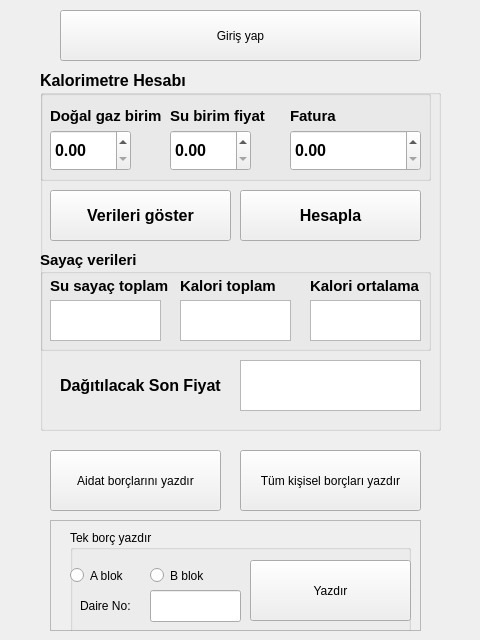
<?xml version="1.0" encoding="UTF-8"?>
<ui version="4.0">
 <class>MainWindow</class>
 <widget class="QWidget" name="MainWindow">
  <property name="geometry">
   <rect>
    <x>0</x>
    <y>0</y>
    <width>480</width>
    <height>640</height>
   </rect>
  </property>
  <property name="windowTitle">
   <string>Form</string>
  </property>
  <widget class="QPushButton" name="tum_borclar_buton">
   <property name="geometry">
    <rect>
     <x>240</x>
     <y>450</y>
     <width>181</width>
     <height>61</height>
    </rect>
   </property>
   <property name="text">
    <string>Tüm kişisel borçları yazdır</string>
   </property>
  </widget>
  <widget class="QPushButton" name="apartman_aidat">
   <property name="geometry">
    <rect>
     <x>50</x>
     <y>450</y>
     <width>171</width>
     <height>61</height>
    </rect>
   </property>
   <property name="text">
    <string>Aidat borçlarını yazdır</string>
   </property>
  </widget>
  <widget class="QFrame" name="frame">
   <property name="geometry">
    <rect>
     <x>50</x>
     <y>520</y>
     <width>371</width>
     <height>111</height>
    </rect>
   </property>
   <property name="frameShape">
    <enum>QFrame::StyledPanel</enum>
   </property>
   <property name="frameShadow">
    <enum>QFrame::Raised</enum>
   </property>
   <widget class="QGroupBox" name="groupBox">
    <property name="geometry">
     <rect>
      <x>20</x>
      <y>10</y>
      <width>341</width>
      <height>111</height>
     </rect>
    </property>
    <property name="title">
     <string>Tek borç yazdır</string>
    </property>
    <widget class="QRadioButton" name="radioA">
     <property name="geometry">
      <rect>
       <x>0</x>
       <y>20</y>
       <width>71</width>
       <height>51</height>
      </rect>
     </property>
     <property name="text">
      <string>A blok</string>
     </property>
    </widget>
    <widget class="QRadioButton" name="radioB">
     <property name="geometry">
      <rect>
       <x>80</x>
       <y>20</y>
       <width>81</width>
       <height>51</height>
      </rect>
     </property>
     <property name="text">
      <string>B blok</string>
     </property>
    </widget>
    <widget class="QPushButton" name="tekil_borc">
     <property name="geometry">
      <rect>
       <x>180</x>
       <y>30</y>
       <width>161</width>
       <height>61</height>
      </rect>
     </property>
     <property name="text">
      <string>Yazdır</string>
     </property>
    </widget>
    <widget class="QLineEdit" name="daire_no">
     <property name="geometry">
      <rect>
       <x>80</x>
       <y>60</y>
       <width>91</width>
       <height>32</height>
      </rect>
     </property>
    </widget>
    <widget class="QLabel" name="label">
     <property name="geometry">
      <rect>
       <x>10</x>
       <y>60</y>
       <width>71</width>
       <height>31</height>
      </rect>
     </property>
     <property name="text">
      <string>Daire No:</string>
     </property>
    </widget>
   </widget>
  </widget>
  <widget class="QPushButton" name="giris">
   <property name="geometry">
    <rect>
     <x>60</x>
     <y>10</y>
     <width>361</width>
     <height>51</height>
    </rect>
   </property>
   <property name="text">
    <string>Giriş yap</string>
   </property>
  </widget>
  <widget class="QGroupBox" name="groupBox_2">
   <property name="geometry">
    <rect>
     <x>40</x>
     <y>70</y>
     <width>401</width>
     <height>361</height>
    </rect>
   </property>
   <property name="font">
    <font>
     <pointsize>12</pointsize>
     <weight>75</weight>
     <bold>true</bold>
    </font>
   </property>
   <property name="title">
    <string>Kalorimetre Hesabı</string>
   </property>
   <widget class="QPushButton" name="kalori_hesap_buton">
    <property name="geometry">
     <rect>
      <x>200</x>
      <y>120</y>
      <width>181</width>
      <height>51</height>
     </rect>
    </property>
    <property name="text">
     <string>Hesapla</string>
    </property>
   </widget>
   <widget class="QPushButton" name="kalori_veri_buton">
    <property name="geometry">
     <rect>
      <x>10</x>
      <y>120</y>
      <width>181</width>
      <height>51</height>
     </rect>
    </property>
    <property name="text">
     <string>Verileri göster</string>
    </property>
   </widget>
   <widget class="QGroupBox" name="groupBox_3">
    <property name="geometry">
     <rect>
      <x>0</x>
      <y>180</y>
      <width>391</width>
      <height>101</height>
     </rect>
    </property>
    <property name="font">
     <font>
      <pointsize>11</pointsize>
      <weight>75</weight>
      <bold>true</bold>
     </font>
    </property>
    <property name="title">
     <string>Sayaç verileri</string>
    </property>
    <widget class="QLabel" name="label_2">
     <property name="geometry">
      <rect>
       <x>10</x>
       <y>20</y>
       <width>121</width>
       <height>31</height>
      </rect>
     </property>
     <property name="text">
      <string>Su sayaç toplam</string>
     </property>
    </widget>
    <widget class="QLabel" name="label_3">
     <property name="geometry">
      <rect>
       <x>140</x>
       <y>20</y>
       <width>111</width>
       <height>31</height>
      </rect>
     </property>
     <property name="font">
      <font>
       <pointsize>11</pointsize>
       <weight>75</weight>
       <bold>true</bold>
      </font>
     </property>
     <property name="text">
      <string>Kalori toplam</string>
     </property>
    </widget>
    <widget class="QLabel" name="label_4">
     <property name="geometry">
      <rect>
       <x>270</x>
       <y>20</y>
       <width>111</width>
       <height>31</height>
      </rect>
     </property>
     <property name="text">
      <string>Kalori ortalama</string>
     </property>
    </widget>
    <widget class="QTextEdit" name="su_toplam_disp">
     <property name="geometry">
      <rect>
       <x>10</x>
       <y>50</y>
       <width>111</width>
       <height>41</height>
      </rect>
     </property>
     <property name="font">
      <font>
       <pointsize>16</pointsize>
      </font>
     </property>
     <property name="readOnly">
      <bool>true</bool>
     </property>
     <property name="acceptRichText">
      <bool>false</bool>
     </property>
    </widget>
    <widget class="QTextEdit" name="kalori_toplam_disp">
     <property name="geometry">
      <rect>
       <x>140</x>
       <y>50</y>
       <width>111</width>
       <height>41</height>
      </rect>
     </property>
     <property name="font">
      <font>
       <pointsize>16</pointsize>
      </font>
     </property>
     <property name="readOnly">
      <bool>true</bool>
     </property>
     <property name="acceptRichText">
      <bool>false</bool>
     </property>
    </widget>
    <widget class="QTextEdit" name="kalori_ortalama_disp">
     <property name="geometry">
      <rect>
       <x>270</x>
       <y>50</y>
       <width>111</width>
       <height>41</height>
      </rect>
     </property>
     <property name="font">
      <font>
       <pointsize>16</pointsize>
      </font>
     </property>
     <property name="readOnly">
      <bool>true</bool>
     </property>
     <property name="acceptRichText">
      <bool>false</bool>
     </property>
    </widget>
   </widget>
   <widget class="QGroupBox" name="groupBox_4">
    <property name="geometry">
     <rect>
      <x>0</x>
      <y>20</y>
      <width>391</width>
      <height>91</height>
     </rect>
    </property>
    <property name="title">
     <string/>
    </property>
    <widget class="QDoubleSpinBox" name="su_birim_in">
     <property name="geometry">
      <rect>
       <x>130</x>
       <y>40</y>
       <width>81</width>
       <height>41</height>
      </rect>
     </property>
     <property name="maximum">
      <double>19.989999999999998</double>
     </property>
    </widget>
    <widget class="QDoubleSpinBox" name="dogalgaz_birim_in">
     <property name="geometry">
      <rect>
       <x>10</x>
       <y>40</y>
       <width>81</width>
       <height>41</height>
      </rect>
     </property>
     <property name="maximum">
      <double>19.989999999999998</double>
     </property>
    </widget>
    <widget class="QLabel" name="label_6">
     <property name="geometry">
      <rect>
       <x>10</x>
       <y>10</y>
       <width>111</width>
       <height>31</height>
      </rect>
     </property>
     <property name="font">
      <font>
       <pointsize>11</pointsize>
      </font>
     </property>
     <property name="text">
      <string>Doğal gaz birim</string>
     </property>
    </widget>
    <widget class="QLabel" name="label_7">
     <property name="geometry">
      <rect>
       <x>130</x>
       <y>10</y>
       <width>111</width>
       <height>31</height>
      </rect>
     </property>
     <property name="font">
      <font>
       <pointsize>11</pointsize>
      </font>
     </property>
     <property name="text">
      <string>Su birim fiyat</string>
     </property>
    </widget>
    <widget class="QDoubleSpinBox" name="fatura_in">
     <property name="geometry">
      <rect>
       <x>250</x>
       <y>40</y>
       <width>131</width>
       <height>41</height>
      </rect>
     </property>
     <property name="maximum">
      <double>999999.989999999990687</double>
     </property>
    </widget>
    <widget class="QLabel" name="label_8">
     <property name="geometry">
      <rect>
       <x>250</x>
       <y>10</y>
       <width>111</width>
       <height>31</height>
      </rect>
     </property>
     <property name="font">
      <font>
       <pointsize>11</pointsize>
      </font>
     </property>
     <property name="text">
      <string>Fatura</string>
     </property>
    </widget>
   </widget>
   <widget class="QLabel" name="label_5">
    <property name="geometry">
     <rect>
      <x>20</x>
      <y>290</y>
      <width>161</width>
      <height>51</height>
     </rect>
    </property>
    <property name="text">
     <string>Dağıtılacak Son Fiyat:</string>
    </property>
   </widget>
   <widget class="QTextEdit" name="son_fiyat_disp">
    <property name="geometry">
     <rect>
      <x>200</x>
      <y>290</y>
      <width>181</width>
      <height>51</height>
     </rect>
    </property>
    <property name="font">
     <font>
      <pointsize>20</pointsize>
     </font>
    </property>
    <property name="readOnly">
     <bool>true</bool>
    </property>
    <property name="acceptRichText">
     <bool>false</bool>
    </property>
   </widget>
   <zorder>kalori_hesap_buton</zorder>
   <zorder>kalori_veri_buton</zorder>
   <zorder>verticalLayoutWidget</zorder>
   <zorder>groupBox_3</zorder>
   <zorder>groupBox_4</zorder>
   <zorder>label_5</zorder>
   <zorder>son_fiyat_disp</zorder>
  </widget>
 </widget>
 <resources/>
 <connections/>
</ui>
